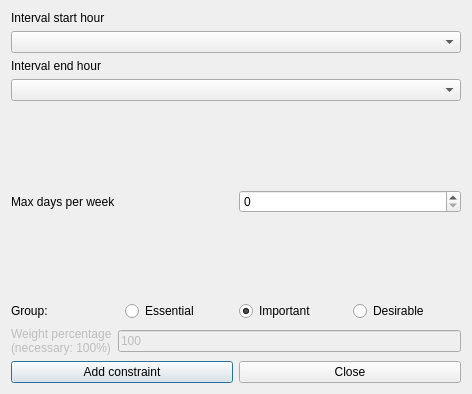
<?xml version="1.0" encoding="UTF-8"?>
<ui version="4.0">
 <class>AddConstraintStudentsIntervalMaxDaysPerWeekForm_template</class>
 <widget class="QDialog" name="AddConstraintStudentsIntervalMaxDaysPerWeekForm_template">
  <property name="geometry">
   <rect>
    <x>0</x>
    <y>0</y>
    <width>472</width>
    <height>394</height>
   </rect>
  </property>
  <property name="windowTitle">
   <string extracomment="This is the title of the dialog to add a new constraint of this type">Add students interval max days per week</string>
  </property>
  <layout class="QGridLayout" name="gridLayout">
   <item row="0" column="0">
    <layout class="QVBoxLayout">
     <item>
      <widget class="QLabel" name="startTextLabel">
       <property name="frameShape">
        <enum>QFrame::NoFrame</enum>
       </property>
       <property name="frameShadow">
        <enum>QFrame::Plain</enum>
       </property>
       <property name="text">
        <string>Interval start hour</string>
       </property>
       <property name="wordWrap">
        <bool>false</bool>
       </property>
      </widget>
     </item>
     <item>
      <widget class="QComboBox" name="startHourComboBox">
       <property name="editable">
        <bool>false</bool>
       </property>
       <property name="insertPolicy">
        <enum>QComboBox::NoInsert</enum>
       </property>
       <property name="autoCompletion">
        <bool>false</bool>
       </property>
       <property name="duplicatesEnabled">
        <bool>false</bool>
       </property>
      </widget>
     </item>
    </layout>
   </item>
   <item row="1" column="0">
    <layout class="QVBoxLayout">
     <item>
      <widget class="QLabel" name="endTextLabel">
       <property name="frameShape">
        <enum>QFrame::NoFrame</enum>
       </property>
       <property name="frameShadow">
        <enum>QFrame::Plain</enum>
       </property>
       <property name="text">
        <string>Interval end hour</string>
       </property>
       <property name="wordWrap">
        <bool>false</bool>
       </property>
      </widget>
     </item>
     <item>
      <widget class="QComboBox" name="endHourComboBox">
       <property name="editable">
        <bool>false</bool>
       </property>
       <property name="insertPolicy">
        <enum>QComboBox::NoInsert</enum>
       </property>
       <property name="autoCompletion">
        <bool>false</bool>
       </property>
       <property name="duplicatesEnabled">
        <bool>false</bool>
       </property>
      </widget>
     </item>
    </layout>
   </item>
   <item row="2" column="0">
    <spacer name="spacer1_2">
     <property name="orientation">
      <enum>Qt::Vertical</enum>
     </property>
     <property name="sizeType">
      <enum>QSizePolicy::Expanding</enum>
     </property>
     <property name="sizeHint" stdset="0">
      <size>
       <width>20</width>
       <height>31</height>
      </size>
     </property>
    </spacer>
   </item>
   <item row="3" column="0">
    <layout class="QHBoxLayout">
     <item>
      <widget class="QLabel" name="maxDaysTextLabel">
       <property name="frameShape">
        <enum>QFrame::NoFrame</enum>
       </property>
       <property name="frameShadow">
        <enum>QFrame::Plain</enum>
       </property>
       <property name="text">
        <string>Max days per week</string>
       </property>
       <property name="wordWrap">
        <bool>false</bool>
       </property>
      </widget>
     </item>
     <item>
      <widget class="QSpinBox" name="maxDaysSpinBox"/>
     </item>
    </layout>
   </item>
   <item row="4" column="0">
    <spacer name="spacer1">
     <property name="orientation">
      <enum>Qt::Vertical</enum>
     </property>
     <property name="sizeType">
      <enum>QSizePolicy::Expanding</enum>
     </property>
     <property name="sizeHint" stdset="0">
      <size>
       <width>20</width>
       <height>31</height>
      </size>
     </property>
    </spacer>
   </item>
   <item row="5" column="0">
    <layout class="QHBoxLayout" name="horizontalLayout_4">
     <item>
      <widget class="QLabel" name="groupTextLabel">
       <property name="text">
        <string>Group:</string>
       </property>
      </widget>
     </item>
     <item>
      <widget class="QRadioButton" name="essentialRadioButton">
       <property name="text">
        <string>Essential</string>
       </property>
      </widget>
     </item>
     <item>
      <widget class="QRadioButton" name="importantRadioButton">
       <property name="text">
        <string>Important</string>
       </property>
       <property name="checked">
        <bool>true</bool>
       </property>
      </widget>
     </item>
     <item>
      <widget class="QRadioButton" name="desirableRadioButton">
       <property name="text">
        <string>Desirable</string>
       </property>
      </widget>
     </item>
    </layout>
   </item>
   <item row="6" column="0">
    <layout class="QHBoxLayout">
     <item>
      <widget class="QLabel" name="weightTextLabel">
       <property name="enabled">
        <bool>false</bool>
       </property>
       <property name="frameShape">
        <enum>QFrame::NoFrame</enum>
       </property>
       <property name="frameShadow">
        <enum>QFrame::Plain</enum>
       </property>
       <property name="text">
        <string>Weight percentage
(necessary: 100%)</string>
       </property>
       <property name="wordWrap">
        <bool>false</bool>
       </property>
      </widget>
     </item>
     <item>
      <widget class="QLineEdit" name="weightLineEdit">
       <property name="enabled">
        <bool>false</bool>
       </property>
       <property name="text">
        <string notr="true">100</string>
       </property>
      </widget>
     </item>
    </layout>
   </item>
   <item row="7" column="0">
    <layout class="QHBoxLayout">
     <item>
      <widget class="QPushButton" name="addConstraintPushButton">
       <property name="text">
        <string>Add constraint</string>
       </property>
      </widget>
     </item>
     <item>
      <widget class="QPushButton" name="closePushButton">
       <property name="text">
        <string>Close</string>
       </property>
      </widget>
     </item>
    </layout>
   </item>
  </layout>
 </widget>
 <layoutdefault spacing="6" margin="11"/>
 <resources/>
 <connections/>
</ui>
